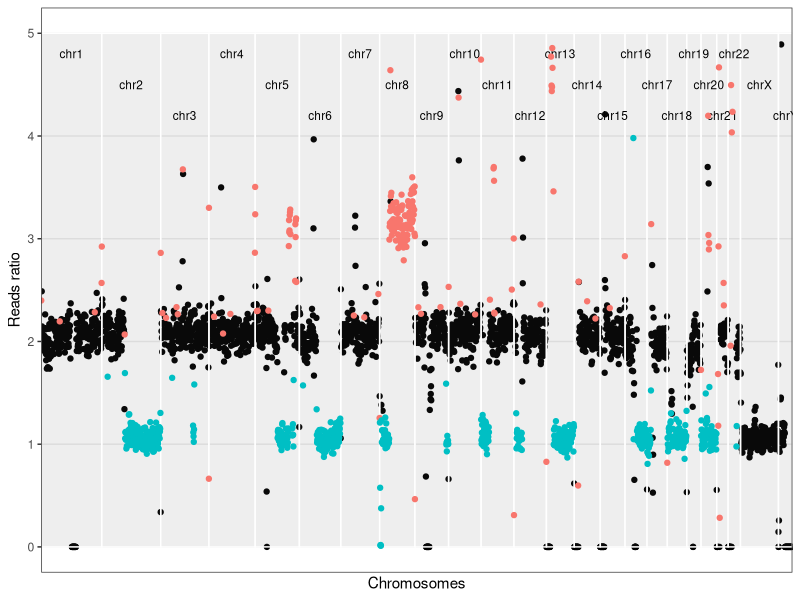
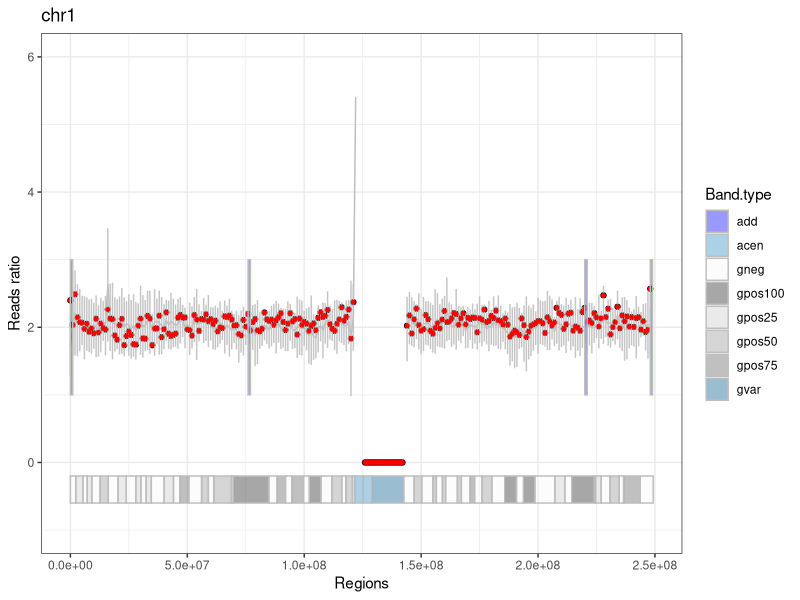
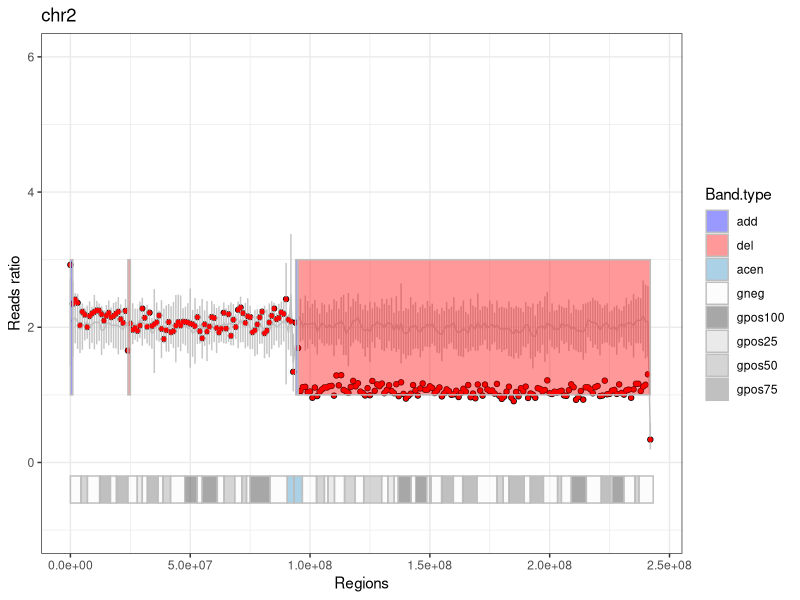
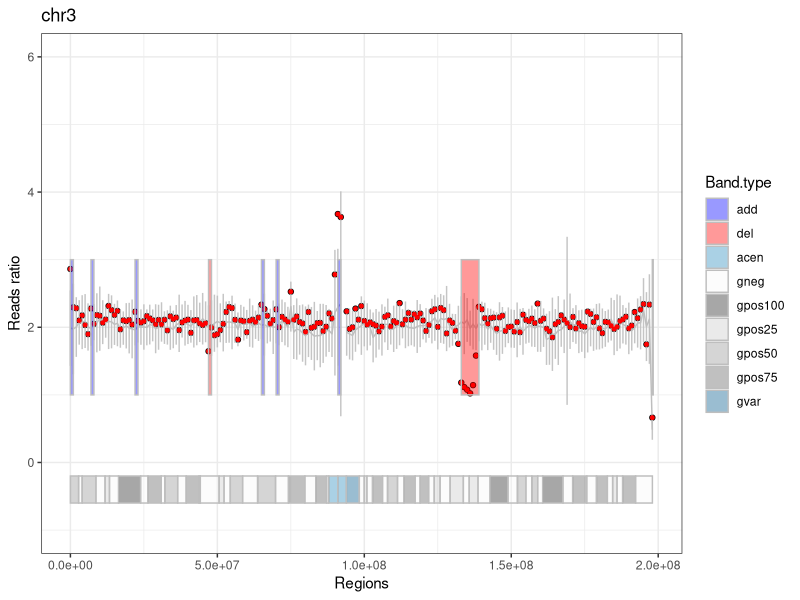
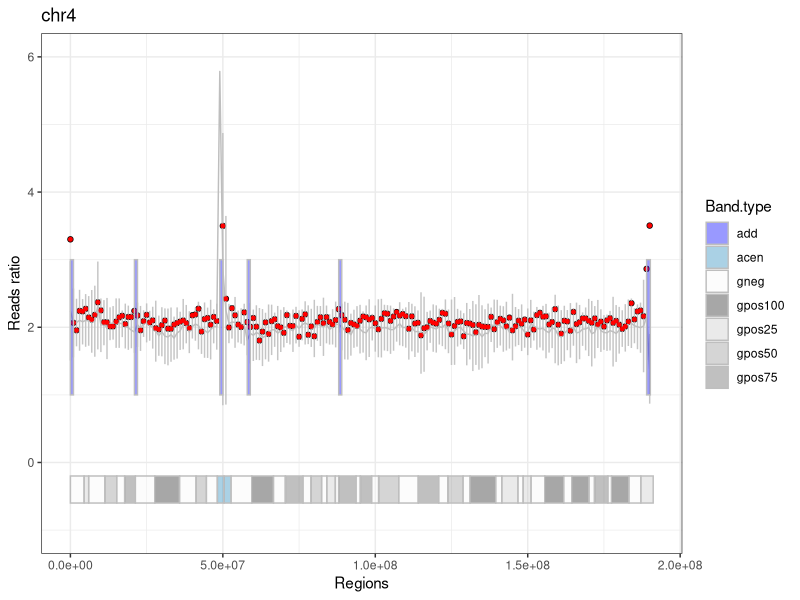
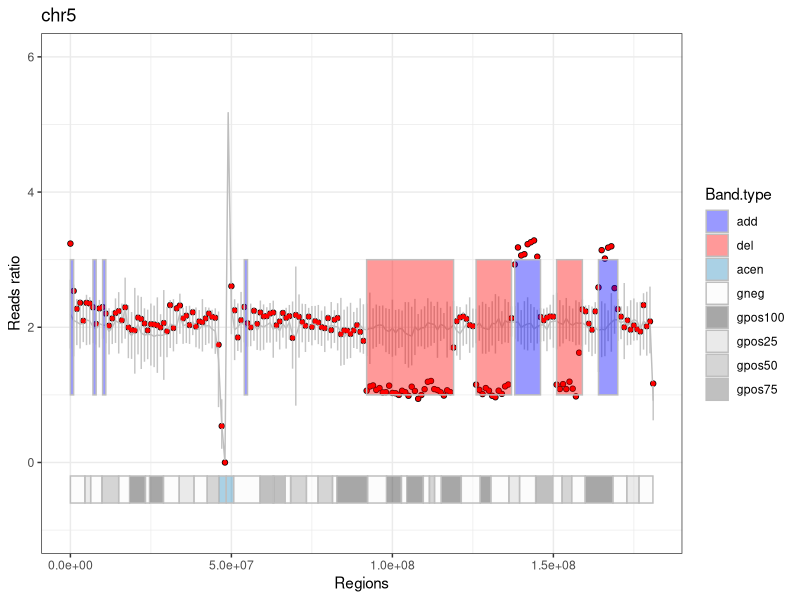
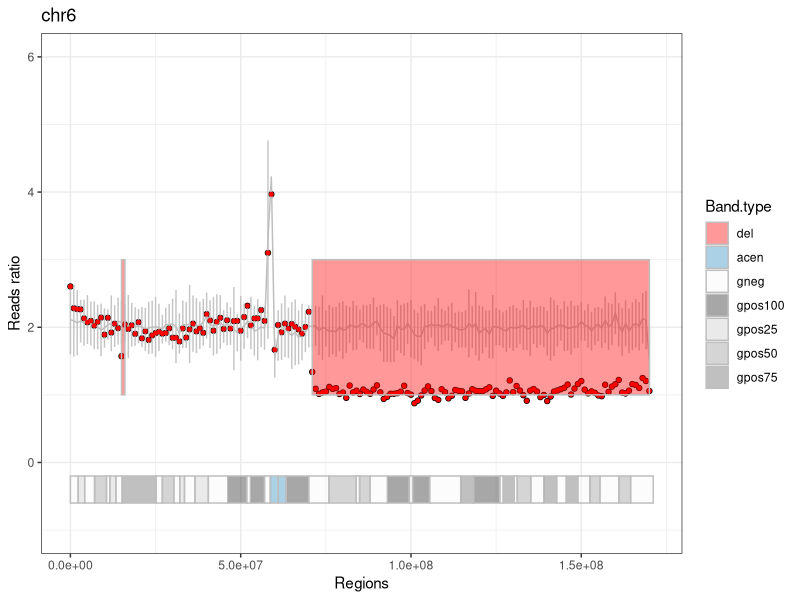
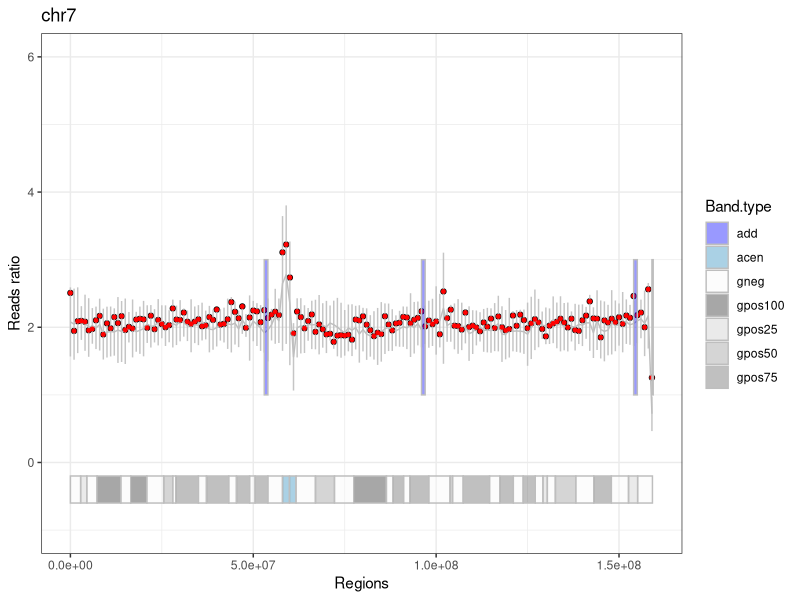

The R script that drew these images, in order:
## ---- chunk 1
#knitr::opts_knit$set(root.dir = "/media/vera/big_data/coriandR/output/120517.new/")
knitr::opts_chunk$set(warning = FALSE, message = FALSE) 
## ---- chunk 2
patient.data = read.table("patient.data.tsv", stringsAsFactors = F)
patient_name = patient.data[1, 2]
gender = as.character(patient.data[2, 2])
## ---- chunk 3

# librarys
library(ggplot2)
library(knitr)


###################################################################################################
# VORBEREITEN
###################################################################################################

# SCHRITT 1
# Daten einlesen: Patient, PON, Giemsa-Bands, alle Gene und eine Auswahl der relevanten.

patient = read.table("patient.fc.tsv", header=TRUE, row.names = 1, stringsAsFactors = F) 
bin_data = read.table("pon.tsv", header=TRUE, row.names = 1, stringsAsFactors = F)
bin_data$Start = as.integer(bin_data$Start)
bin_data$End = as.integer(bin_data$End)
# pon wurde bereits erzuegt, normalisiert und mit den statistischenwerten versehen!

cytobands = read.table("../../tables/cytobands_sort.2.tsv", header=TRUE, sep = "\t", row.names = 1, stringsAsFactors = F)
  # die farben sind bereits enthalten!
cancer_genes = read.table("../../tables/cancer.driver.genes_unique.and.goi.aml.csv", header=TRUE, sep = "\t",
                          stringsAsFactors = F)
all_genes = read.table("../../tables/all_genes.tsv", header=TRUE, row.names = 1, stringsAsFactors = F)
all_genes$start = as.integer(all_genes$start)
all_genes$end = as.integer(all_genes$end)

## ---- chunk 4
stats = read.table("mapping.stats.tsv", stringsAsFactors = F)
stats[nrow(stats) +1, ] = list(as.character("unique_mapped_reads"), sum(patient[ , 6]))
stats[nrow(stats) +1, ] = list(as.character("SAMPLE_ID"), patient_name)
stats[nrow(stats) +1, ] = list(as.character("gender"), gender)

library(knitr)
kable(stats, digits = 0, col.names = NULL, align = "l")
## ---- chunk 5

# SCHRITT 2
# PON an das Geschlecht des Patienten anpassen
pon.gender.adjust = function(pon, gender) {
  if (gender == "M") {
    chrn = "chrX"
    pon.copy = pon[pon$Chr == "chrX_M", ]
    pon.copy$Chr = chrn
    pon = rbind(pon, pon.copy)
    
    chrn = "chrY"
    pon.copy = pon[pon$Chr == "chrY_M", ]
    pon.copy$Chr = chrn
    pon = rbind(pon, pon.copy)
    
    pon = pon[!(pon$Chr == "chrX_F" | pon$Chr == "chrY_F" | pon$Chr == "chrX_M" | pon$Chr == "chrY_M"), ]
  }
  
  else {
    chrn = "chrX"
    pon.copy = pon[pon$Chr == "chrX_F", ]
    pon.copy$Chr = chrn
    pon = rbind(pon, pon.copy)
    
    chrn = "chrY"
    pon.copy = pon[pon$Chr == "chrY_F", ]
    pon.copy$Chr = chrn
    pon = rbind(pon, pon.copy)
    
    pon = pon[!(pon$Chr == "chrX_F" | pon$Chr == "chrY_F" | pon$Chr == "chrX_M" | pon$Chr == "chrY_M"), ]
  }
}


# SCHRITT 3
# Die Patientendaten normalisieren
patient_normalization = function(patient, column_number) {
  # patient = tabelle der patienten
  # column_number = nummer der spalte mit deb patienten-bins
  # (bei einem patienten -> 6) 
  patient_norm <- patient[ , 1:5]
  #patient_norm$pat_bins <- patient[ , column_number] / sum(patient[ , column_number]) * (patient[1, 3] - patient[1, 2] + 1)
  patient_norm$pat_bins <- patient[ , column_number] / median(patient[ , column_number]) *2
  # eine neue tabelle mit den allgemeinen daten und den normalisierten patienten-bins
  # normalisierung basiert auf der automatischen erkennung der bin-laenge (differenz end und start der 1. bin)
  # ist also dynamisch
  return(patient_norm)
}

# SCHRITT 4
# Den Patienten als eine neue Spalte zu der PON-Tabelle hinzufügen
unite.data = function(pon, patient) {
  pon$patient = patient$pat_bins
  return(pon)
}

###################################################################################################
# RECHNEN
###################################################################################################

# SCHRITT 5
#Del/amp Bins detektieren
aberration.bins.identifier = function(bin_data, sd_factor) {
  bin_data$aberration = with(bin_data, factor(ifelse(patient < mean - sd_factor * sd, 'del', ifelse(patient > mean + sd_factor * sd, 'add', 'normal')), levels = c('normal', 'add', 'del')))
  return(bin_data)
}


# SCHRITT 6
# Abweichende Bins werden zu ganzen Regionen mit einer gemeinsamen Richtung
# (amplifiziert oder deletiert) zusammengefasst
# und in eine Tabelle hereingeschrieben
region_bring_together = function(bin_data, sd_factor) {
  # die funktion schaut alle chromosome (inkl. geschlechterchr) nach den over/under regionen durch
  # und gibt diese mit den start-/endpunkten in einer tabelle wieder
  regions = data.frame(Chr=character(), Start=integer(), End=integer(), Start.i=integer(), 
                        End.i=integer(), Direction=integer(), stringsAsFactors = F)
  last_chr = 'NULL'
  last_direction = 0 # 0 for normal, -1 for del, +1 for amp
  region_start = 0
  for (i in 1:nrow(bin_data)) {
    if(bin_data$Chr[i] != last_chr) {
      if(last_chr != 'NULL' & last_direction != 0) {
        regions[nrow(regions) + 1, ] = list(as.character(last_chr), bin_data$Start[region_start], 
                                            bin_data$End[i-1], region_start, i, last_direction)
        #eine region wird zugemacht, falls am ende eines chromosoms eine region noch offen war
      }
      last_direction = 0
      region_start = 0
      last_chr = bin_data$Chr[i]
    }

    direction = 0
    if(!is.na(bin_data$patient[i]) & (bin_data$patient[i] < bin_data$mean[i] - sd_factor * bin_data$sd[i])) {
      direction = -1
    } else if(!is.na(bin_data$patient[i]) & (bin_data$patient[i] > 
                                             bin_data$mean[i] + sd_factor * bin_data$sd[i])) {
      direction = +1
    }
    if (direction == last_direction) {
      next()
    }
    if (direction > last_direction) {
      if (last_direction == 0) {
        region_start = i
        # neue del oder amp region wird aufgemacht
      }
      else if (last_direction == -1) {
        regions[nrow(regions) + 1, ] = list(as.character(bin_data$Chr[i]), bin_data$Start[region_start], 
                                            bin_data$End[i-1], region_start, i-1, last_direction)
        # alte del region wird zugemacht
        if (direction == 1) {
          region_start = i
          # neue amp region wird aufgemacht
        }
      }
    } 
    else if (direction < last_direction) {
      if (last_direction == 0) {
        region_start = i
        # neue del region wird aufgemacht
      }
      else if (last_direction == 1) {
        regions[nrow(regions) + 1, ] = list(as.character(bin_data$Chr[i]), bin_data$Start[region_start], 
                                            bin_data$End[i-1], region_start, i-1, last_direction)
        # alte amp region wird zugemacht
        if (direction == -1) {
          region_start = i
          # neue del region wird aufgemacht
        }
      }
    }
    last_direction = direction
  }
  if(last_direction != 0) {
    regions[nrow(regions) + 1, ] = list(as.character(bin_data$Chr[i]), bin_data$Start[region_start], 
                                        bin_data$End[i-1], region_start, i, last_direction)
    #eine region wird zugemacht, falls bei dem allerletzten chromosom eine region noch offen war
  }
  return(regions)
}

###################################################################################################
# REPORTEN
###################################################################################################

# SCHRITT 7
# Die Regionen werden zu größeren Regionen zusammengefasst, deren Werte gegen die
# Werte des PONs an der gleichen Stelle geprüft werden
# Momentan noch 3*SD-Statistik.
region_merge = function(bin_data, regions, sd_factor) {
  regions_merged = data.frame(Chr=character(), Start=integer(), End=integer(), Start.i=integer(), 
                               End.i=integer(), Direction=factor(levels=c('add', 'del')),
                               stringsAsFactors = F)
  
  if(nrow(regions) < 2) return(regions_merged)
  
  regions_merged[1,] = list(as.character(regions$Chr[1]), 
                            regions$Start[1], 
                            regions$End[1],
                            regions$Start.i[1],
                            regions$End.i[1],
                            ifelse(regions$Direction[1]==1, 'add', 'del'))
  m = 1 #der zaehler in der tabelle "regions_merged"
  mean_region = 0
  mean_pon = 0
  sd_pon = 0
  
  for (r in 2:nrow(regions)) {
    if (regions_merged$Chr[m] != regions$Chr[r] | regions_merged$Direction[m] != regions$Direction[r]) {
      # mergen nur, wenn auf dem selben chr.
      regions_merged[nrow(regions_merged) + 1, ] = list(Chr=as.character(regions$Chr[r]), 
                                                        Start=regions$Start[r], 
                                                        End=regions$End[r],
                                                        Start.i=regions$Start.i[r],
                                                        End.i=regions$End.i[r],
                                                        Direction=ifelse(regions$Direction[r]==1, 'add', 'del'))
      # die region auf einem neuen chr oder mit einer anderen richtung zu der neuen tabelle hinzufuegen
      m = nrow(regions_merged)
      # das ist die region, von der aus betrachtet wird
      next
    }
    bin_start = regions_merged$Start.i[m]
    bin_end = regions$End.i[r]
    
    mean_region = mean(c(bin_data$patient[bin_start]:bin_data$patient[bin_end]), na.rm = TRUE)
    mean_pon = mean(c(bin_data$mean[bin_start:bin_end]), na.rm = TRUE)
    #die mittelwerte der betroffenen bins inkl. "normale" chr.abschnitte bei dem patienten und pon
    sd_pon <- mean(bin_data$sd[bin_start:bin_end])
    
    if (mean_region > mean_pon + sd_factor*sd_pon | mean_region < mean_pon - sd_factor*sd_pon) {
      # wenn die mittelwerte der betroffenen bins immer noch signifikant hoch/runter sind -> mergen
      regions_merged[m, ] = list(as.character(regions$Chr[r]), 
                                 regions_merged$Start[m], 
                                 regions$End[r],
                                 bin_start,
                                 bin_end,
                                 ifelse(regions$Direction[r]==1, 'add', 'del'))
    } 
    else {
      regions_merged[nrow(regions_merged) + 1, ] = list(Chr=as.character(regions$Chr[r]), 
                                                        Start=regions$Start[r], 
                                                        End=regions$End[r],
                                                        Start.i=regions$Start.i[r],
                                                        End.i=regions$End.i[r],
                                                        Direction=ifelse(regions$Direction[r]==1, 'add', 'del'))
    }
    m <- nrow(regions_merged)
  }
  return(regions_merged)
}


# SCHRITT 8
# Hier werden abweichende Banden aus den Bins detektiert
# Herausforderungen dabei ist, dass die Bins und die Bands in verschiedenen Schritten laufen,
# so kann eine Bande 100.000 Schritte haben
bins2bands = function(bin_data, cytobands, sd_factor) {
  last_chr = 'NULL'
  direction = 0 # die richtung der abweichenden bande (over, under)
  
  bands = data.frame(Chr=character(), Name=character(), Start=integer(), End=integer(),
                     Sum.pat=integer(),
                     Sum.pon=integer(), Direction=integer(),
                     stringsAsFactors = F)
  
  for (c in 1:nrow(cytobands)) {
    # Selektieren der Zeilen mit benötigten Eigenschften
    # hier gibt es mehrere faelle, da die schritte der bind und banden nicht gleich sind
    # und mehrere bins in einer bande sein koennen
    # bzw. auch  kleine bands in einer bin
    
    # die bedingung, dass die chromosome der banden und das patienten
    # gleich sind, muss immer erfuellt sein
    
    sel = as.character(bin_data$Chr) == as.character(cytobands$Chr[c]) &
      # fall 1: die bin ist kleiner als die band
      ((bin_data$Start >= cytobands$Start[c] & bin_data$End <= cytobands$End[c]) |
         # fall 2: die bin ist zwischen 2 bands, liegt aber eher in der betrachteten bin,
         # weil das ende von der bin naeher zum ende der band liegt, als der
         # anfang zum anfang der naechsten
         # die 2. bedingung wurde eingebaut, um zu verhindern, dass die bins vor der aktuellen
         # band mitselektiert werden
         ((bin_data$Start < cytobands$End[c]) &
            (bin_data$End > cytobands$Start[c]) &
            ((cytobands$End[c] - bin_data$Start) >= (bin_data$End - cytobands$End[c]))) |
         # fall 3: die bin ist zwischen 2 bands, liegt aber eher in der
         # betrachteten bin
         # weil der anfang von der bin naeher zum anfang der band liegt, als das ende
         ((bin_data$Start < cytobands$Start[c]) &
            ((bin_data$End - cytobands$Start[c]) > (cytobands$Start[c] - bin_data$Start))))
    # fall 4: die band ist kleiner als die bin,
    # dann greift die bedingung 2 oder 3, je nach werten
    
    band.pat = bin_data[sel, "patient"]
    #band.pon = colSums((bin_data[sel, grep(".bam", colnames(bin_data))]), na.rm = TRUE)
    band.pon = colSums((bin_data[sel, grep("V", colnames(bin_data))]), na.rm = TRUE)
    sum_pat = sum(band.pat, na.rm = TRUE)
    # summe der werte der bins in dieser band fuer den patienten
    sum_pon = mean(band.pon, na.rm = TRUE)
    # mittelwert der summe der bins in dem pon
    sd_bands = sd(band.pon, na.rm = TRUE)
    # standartabweichung fur die bins in der band
    if (sum_pat > sum_pon + sd_factor*sd_bands) {
      direction = +1 # die bande ist amp
    }
    else if (sum_pat < sum_pon - sd_factor*sd_bands) {
      direction = -1 # die bande ist del
    }
    
    bands[nrow(bands) + 1, ] = list(as.character(cytobands$Chr[c]),
                                    as.character(cytobands$Name[c]),
                                    cytobands$Start[c],
                                    cytobands$End[c],
                                    sum_pat,
                                    sum_pon,
                                    direction)
    direction = 0
  }
  return(bands)
}


# SCHRITT 9
# Hier werden Banden zusammengefasst und fuer den Report vorbereitet
karyotype = function(bands) {
  suspected_bands = bands[bands$Direction != 0, ]
  
  # bands mergen, wie bei den regions, nur ohne statistische validierung
  suspected_bands$last_Name = suspected_bands$Name
  karyotype_to_report = suspected_bands[1, ]
  
  karyotype_to_report$Aberration = NA
  if(nrow(suspected_bands) < 2) return(karyotype_to_report)
  
  k = 1
  # der zaehler in der tabelle karyotype_to_report
  for (s in 2:nrow(suspected_bands)) {
    if (karyotype_to_report$Chr[k] == suspected_bands$Chr[s] &
        karyotype_to_report$Direction[k] == suspected_bands$Direction[s] &
        karyotype_to_report$End[k] == suspected_bands$Start[s]) {
      karyotype_to_report$last_Name[k] = suspected_bands$Name[s]
      karyotype_to_report$End[k] = suspected_bands$End[s]
      next
    }
    else {
      karyotype_to_report[nrow(karyotype_to_report) +1, ] = suspected_bands[s, ]
      # die bande auf einem neuen chr oder mit einer anderen richtung hinzufuegen
      k = nrow(karyotype_to_report)
      # das ist jetzt die bande, von der aus betrachtet wird
    }
  }
  
  for (a in 1:nrow(karyotype_to_report)) {
    karyotype_to_report[a, "Aberration"] = as.character(paste0(karyotype_to_report$Direction[a], "(",
                                                               suspected_bands$Chr[a], ")(",
                                                               suspected_bands$Name[a],
                                                               suspected_bands$last_Name[a], ")"))
  }
  
  karyotype_to_report$Aberration = as.character(paste0(ifelse(karyotype_to_report$Direction == 1, "add", "del"), "(",
                                                       sub("chr", "", karyotype_to_report$Chr), ")(",
                                                       karyotype_to_report$Name,
                                                       karyotype_to_report$last_Name, ")"))
  return(karyotype_to_report)
}


# SCHRITT 10
# Die Gene, die in den abweichenden Banden liegen, werden detektiert
# und an eine Tabelle übergeben
genes_finder = function(bin_data, all_genes, cancer_genes, sd_factor) {
  suspected_bins <- data.frame(Chr=character(), Start=integer(), End=integer(), Bin=integer(),
                               Aberration=character(), stringsAsFactors = F)
  # Hier werden alle Bins gespeichert, die von pon_mean +/- 3*SD abweichen
  g=0
  for (g in 1:nrow(bin_data)) {
    if (!is.na(bin_data$patient[g]) &
        (bin_data$patient[g] < (bin_data$mean[g] - sd_factor * bin_data$sd[g]))) {
      suspected_bins[nrow(suspected_bins) + 1, ] = list(as.character(bin_data$Chr[g]), 
                                                        bin_data$Start[g], 
                                                        bin_data$End[g],
                                                        bin_data$patient[g],
                                                        as.character("del"))
    }
    
    else if (!is.na(bin_data$patient[g]) &
             (bin_data$patient[g] > (bin_data$mean[g] + sd_factor * bin_data$sd[g]))) {
      suspected_bins[nrow(suspected_bins) + 1, ] = list(as.character(bin_data$Chr[g]), 
                                                        bin_data$Start[g], 
                                                        bin_data$End[g],
                                                        bin_data$patient[g],
                                                        as.character("amp"))
    }
  }

  special_genes = all_genes[all_genes$symbol %in% cancer_genes$genes,]
  special_genes$aberration = 'norm'
  special_genes$found = 0
  
  for(i in 1:nrow(special_genes)) {
    bins = suspected_bins[suspected_bins$Chr == special_genes$chr[i] & (suspected_bins$Start <= special_genes$start[i] & special_genes$start[i] <= suspected_bins$End |
                                                                          suspected_bins$Start <= special_genes$end[i] & special_genes$end[i] <= suspected_bins$End),]
    if(nrow(bins) == 0) {next}
    special_genes$found[i] = 1
    if(all(bins$Aberration == 'amp')) {special_genes$aberration[i] = 'amp'}
    if(all(bins$Aberration == 'del')) {special_genes$aberration[i] = 'del'}
  }

  reported_genes = special_genes[special_genes$found == 1 & (special_genes$aberration == "amp" | special_genes$aberration == "del"), ]

  return(reported_genes)
}


# SCHRITT 11
# Diese Funktion soll die Plots generieren. Bestandteile des Plots zur Zeit sind:
# 1) Punkte aus den gemappten Patientendaten
# 2) Eine Linie fuer die PON-Daten
# 3) Errorbar fuer 3*SD der PON-Daten an dieser Stelle
# 4) Del/amp Regionen
# 5) Ein Ideogram zur besseren raemlichen Orientierung fuer die Kliniker


plot_bins_regions_ideogram <- function(bin_data, cytobands, region_merged,
                                       chrn, sd_factor) {

  x <- bin_data[bin_data$Chr == chrn, "Start"]
  y <- bin_data[bin_data$Chr == chrn, "patient"]
  plot_patient <- qplot(x, y, ylim=c(-1, 6)) +
                  geom_line(aes(x = bin_data[bin_data$Chr == chrn, "Start"],
                                y = bin_data[bin_data$Chr == chrn, "mean"]),
                                color = "gray", linetype = "solid") +
                  geom_errorbar(aes(x = bin_data[bin_data$Chr == chrn, "Start"],
                                    ymin = bin_data[bin_data$Chr == chrn, "mean"] - 
                                    sd_factor * bin_data[bin_data$Chr == chrn, "sd"], 
                                    ymax = bin_data[bin_data$Chr == chrn, "mean"] + 
                                    sd_factor * bin_data[bin_data$Chr == chrn, "sd"]),
                                width=0.1, color = "gray", alpha = 0.9, na.rm = TRUE) +
    # na.rm = TRUE bedeutet, dass die fehlenden Werte keine fehlermeldungen mehr verursachen
    
                  geom_point(aes(x = x, y = bin_data[bin_data$Chr == chrn, "patient"]),
                                 shape = 19, color = "red", size = 1) +
    #das eigentliche ideogram
                  geom_rect(data = cytobands[cytobands$Chr == chrn, ],
                            stat = "identity", position = "identity",
                    aes(NULL, NULL, xmin = Start, xmax = End, fill = Band.type),
                        ymin = -0.6, ymax = -0.2, color = "gray", size = 0.5, alpha = 0.4) +
                  scale_fill_manual(values=c("acen" = "#2b8cbe", "gneg" = "#f7f7f7",
                                             "gpos100" = "#252525", "gpos25" = "#cccccc",
                                             "gpos50" = "#969696", "gpos75" = "#636363",
                                             "gvar" = "#045a8d", "stalk" = "#be8c2b",
                                             "add" = "blue", "del" = "red")) +
    
    # die regione einzeichnen
                  geom_rect(data = region_merged[region_merged$Chr == chrn,],
                            aes(NULL, NULL, xmin = Start, xmax = End, fill = Direction),
                                ymin = 1,
                                ymax = 3,
                                color = "gray", size = 0.5, alpha = 0.4) +
    
                  theme_bw() +
                  labs(title = chrn, x = "Regions", y = "Reads ratio")
  print(plot_patient)
  return(plot_patient)
}


# SCHRITT 12
# Eine Schleife, um die Plots für alle Chromosomen zu erstellen
# und diese in einem neuen Ordner zu speichern
create.plots <- function(path.output, patient_name, bin_data, cytobands, region_merged, sd_factor) {
  
  setwd(path.output)
  dir.create(paste0("Patient.", patient_name))
  setwd(paste0("Patient.", patient_name))
  
  chrn= "chr0"
  for (chrn in unique(bin_data$Chr)) {
    plot_patient = plot_bins_regions_ideogram(bin_data, cytobands, region_merged,
                                              chrn, sd_factor)
    ggsave(filename = paste0("Plot.", chrn, ".png"))
  }
}


# SCHRITT 15
# Plot Uebersicht ueber alle Chromosomen nebeneinander
# Die Bins als Punkte, keine PON-Daten
# Patienten-Daten normalisiert auf 0
# Die Y-Achse geht von 1 bis -1
# Die amp/del Bins weichen nach obenm oder unten ab, sind farblich markiert
# Duenne graue Linien am Ende jedes Chromosoms
# Die X-Achse als die Koordinaten im ganzen Genom
# Unterhalb der X-Achse die Chromosomen-Nummern
# Eine Amplifikation hat mehr Gen-Kopien als Gain, diese Aufteilung (siehe Fig. 1 im iCHORcna Paper)
# sollte auch von uns beibehalten werden.
plot_genome_wide_cnv = function(bin_data) {
  # eine Tabelle mit den globalen Koordinaten fuer alle Chromosomen
  coordinates_genome_wide <- data.frame(Chr=character(), Start=integer(), End=integer(), Offset=integer(),
                                        stringsAsFactors = F)
  for (w in unique(bin_data$Chr)) {
    coordinates_genome_wide[nrow(coordinates_genome_wide) + 1, ] = list(as.character(w),
                                                                        0,
                                                                        0,
                                                                        0)
  }

  # die Koordinaten fuer die Enden setzen
  coordinates_genome_wide[ , "End"] = sapply(coordinates_genome_wide$Chr, function (c) max(bin_data[bin_data$Chr == c, "End"]))
  # die versetzten Koordinaten setzen - so entstehen globale Koordinaten
  # coordinates_genome_wide[ , 4] = cumsum(1:(nrow(coordinates_genome_wide)-1))
  coordinates_genome_wide[ , "Offset"] = cumsum(as.numeric(coordinates_genome_wide[ , "End"]))
  coordinates_genome_wide[ , "Offset"] = c(0, coordinates_genome_wide[(1:nrow(coordinates_genome_wide)-1), "Offset"])
  coordinates_genome_wide[ , "global_End"] = cumsum(as.numeric(coordinates_genome_wide[ , "End"]))
  
  for (z in 1:nrow(coordinates_genome_wide)) {
    coordinates_genome_wide[z, "median"] = (coordinates_genome_wide[z, "Offset"] + coordinates_genome_wide[z, "global_End"])/2
  }
  
  bin_data$Offset = sapply(bin_data$Chr, function(c) coordinates_genome_wide$Offset[coordinates_genome_wide$Chr == c])
  bin_data$global_Start = bin_data$Start+bin_data$Offset
  # die koordinaten fuer die bins sind damit festgelegt, die vorbereitung ist abgeschlossen

  # ein Plot ohne farbige Punkte
  plot_all_chromosomes <- qplot(global_Start, patient, 
                                data = bin_data[bin_data$aberration == "normal", ], ylim=c(0, 5)) +
                          geom_rect(data = coordinates_genome_wide,
                                aes(NULL, NULL, xmin = Offset, xmax = global_End,
                                    ymin = 0,
                                    ymax = 5),
                                color = "white", size = 0.5, alpha = 0.1) +
                          geom_text(data = coordinates_genome_wide,
                                    aes(x = median, y = c(4.8, 4.5, 4.2, 4.8, 4.5, 4.2, 4.8, 4.5, 4.2, 4.8, 4.5, 4.2, 4.8, 4.5, 4.2, 4.8, 4.5, 4.2, 4.8, 4.5, 4.2, 4.8, 4.5, 4.2) , label = Chr), size = 3) +
                          theme_bw() +
                          theme(panel.grid.minor=element_blank(), axis.text.x = element_blank(), legend.position="none") +
                          scale_x_discrete(breaks = coordinates_genome_wide[ , "Offset"],
                                           labels = coordinates_genome_wide[ , "Chr"]) +
                          labs(x = "Chromosomes", y = "Reads ratio")
  
  # hier brauchen wir eine Bedingung fuer die Gesunden, die keine Aberrationen aufweisen

  if (nrow(bin_data[bin_data$aberration == "add", ]) < 1) {
    # wenn gar keine Auffaelligkeiten, dann ein Plot ohne farbige Punkte
    if (nrow(bin_data[bin_data$aberration == "del", ]) < 1) {
      return(plot_all_chromosomes)
    }
    # wenn Deletionen ohne Amplifikationen vorhanden sind, dann del Punkte zeichnen
    plot_all_chromosomes <- plot_all_chromosomes +
                              geom_point(data = bin_data[bin_data$aberration == "del", ], 
                                aes(x = bin_data[bin_data$aberration == "del", "global_Start"], 
                                y = bin_data[bin_data$aberration == "del", "patient"], color = "orange"))
    return(plot_all_chromosomes)
  }
  
  if (nrow(bin_data[bin_data$aberration == "del", ]) < 1) {
    # wenn Amplifikationen ohne Deletionen, dann add Punkte plotten
    plot_all_chromosomes <- plot_all_chromosomes +
                            geom_point(data = bin_data[bin_data$aberration == "add", ], 
                             aes(x = bin_data[bin_data$aberration == "add", "global_Start"], 
                             y = bin_data[bin_data$aberration == "add", "patient"], color = "blue"))
    return(plot_all_chromosomes)
  }
  
  if ((nrow(bin_data[bin_data$aberration == "del", ]) > 0) & 
      (nrow(bin_data[bin_data$aberration == "add", ]) > 0)) {
    plot_all_chromosomes <- plot_all_chromosomes +
                            geom_point(data = bin_data[bin_data$aberration == "add", ], 
                             aes(x = bin_data[bin_data$aberration == "add", "global_Start"], 
                             y = bin_data[bin_data$aberration == "add", "patient"], color = "blue")) +
                            geom_point(data = bin_data[bin_data$aberration == "del", ], 
                                aes(x = bin_data[bin_data$aberration == "del", "global_Start"], 
                                y = bin_data[bin_data$aberration == "del", "patient"], color = "orange"))
    return(plot_all_chromosomes)
      }
}
## ---- chunk 6
bin_data = pon.gender.adjust(bin_data, gender)
patient = patient_normalization(patient, 6)
bin_data = unite.data(bin_data, patient)
sd_factor = 3
bin_data = aberration.bins.identifier(bin_data, sd_factor)

regions = region_bring_together(bin_data, sd_factor)
region_merged = region_merge(bin_data, regions, sd_factor)

bands = bins2bands(bin_data, cytobands, sd_factor)
karyotype_to_report = karyotype(bands)

reported_genes = genes_finder(bin_data, all_genes, cancer_genes, sd_factor)

# create.plots(path.output, patient_name, bin_data, cytobands, region_merged, sd_factor)
plot_all_chromosomes = plot_genome_wide_cnv(bin_data)
## ---- chunk 7
kable(karyotype_to_report$Aberration, col.names = NULL, align = "l", "html")

## ---- chunk 8
kable(reported_genes[ , 1:6], align = "l")
## ---- chunk 9
plot_all_chromosomes
## ---- chunk 10

chrn= "chr0"
  for (chrn in unique(patient$Chr)) {
    plot_patient = plot_bins_regions_ideogram(bin_data, cytobands, region_merged,
                                              chrn, sd_factor)
  }
